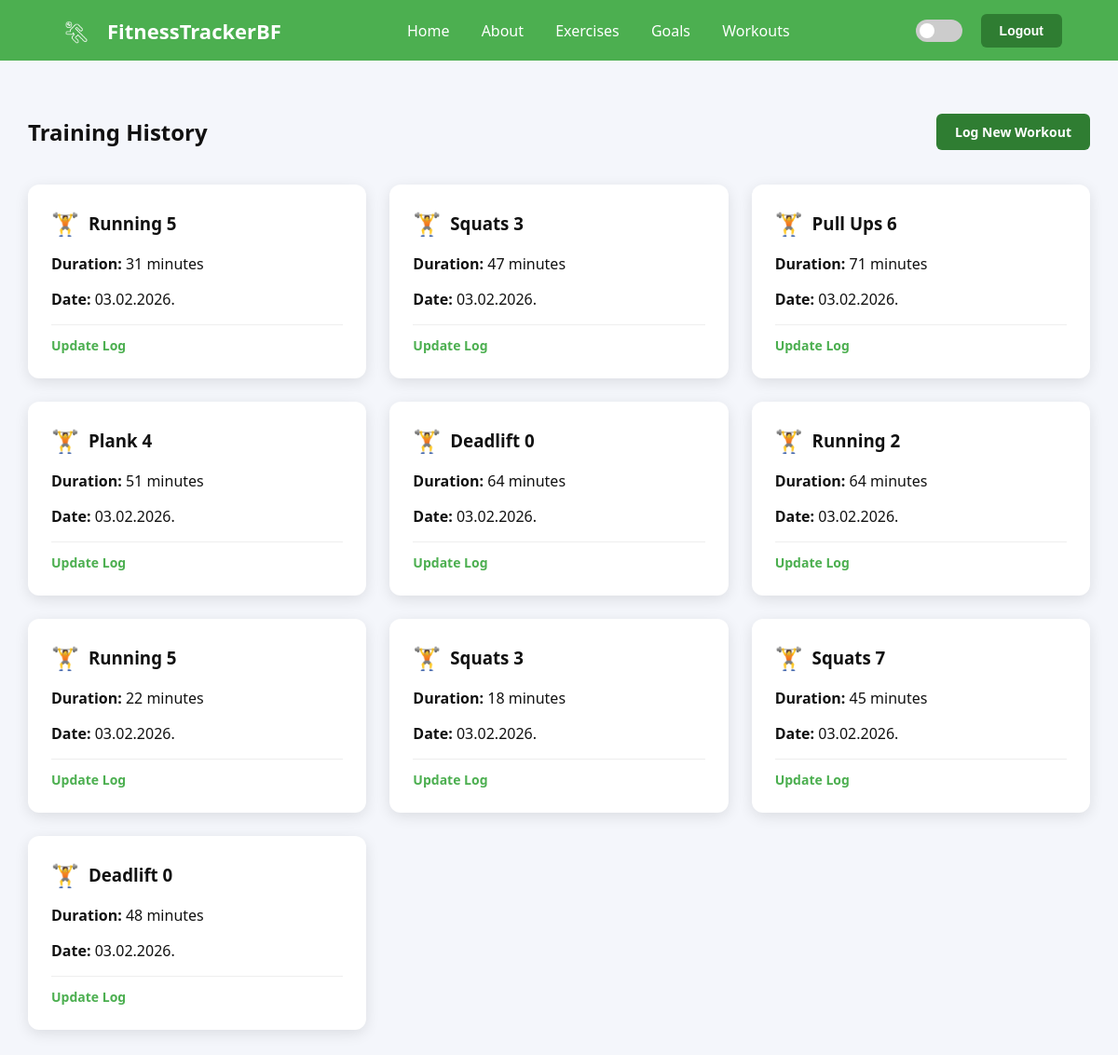
Screenshot of /workouts/ (signed in) with the database file from the repository.
### tracker/models.py (models this page shows, shortened)
class Workout(models.Model):
    user = models.ForeignKey(User, on_delete=models.CASCADE)
    exercise = models.ForeignKey(Exercise, on_delete=models.CASCADE)
    duration_minutes = models.IntegerField()
    date = models.DateField(auto_now_add=True)

class Exercise(models.Model):
    name = models.CharField(max_length=100)
    muscle_group = models.CharField(max_length=100)
    calories_per_minute = models.IntegerField()
    image = models.ImageField(upload_to="exercises/", blank=True)

### tracker/views.py (the view)
# urls.py: path("workouts/", WorkoutList.as_view(), name="workouts"),
class WorkoutList(LoginRequiredMixin, ListView):
    model = Workout
    template_name = "workout_list.html"
    def get_queryset(self):
        return Workout.objects.filter(user=self.request.user)

### tracker/templates/workout_list.html
{% extends 'base.html' %}
{% block content %}
<div style="display: flex; justify-content: space-between; align-items: center;">
    <h2>Training History</h2>
    <a href="{% url 'workout_add' %}" class="btn">Log New Workout</a>
</div>
<div class="card-grid">
    {% for w in object_list %}
    <div class="card">
        <div style="display: flex; align-items: center; gap: 10px; margin-bottom: 10px;">
            <span style="font-size: 24px;">🏋️</span>
            <h3 style="margin: 0;">{{ w.exercise.name }}</h3>
        </div>
        <p><strong>Duration:</strong> {{ w.duration_minutes }} minutes</p>
        <p><strong>Date:</strong> {{ w.date|date:"d.m.Y." }}</p>
        <div style="margin-top: 15px; border-top: 1px solid #eee; padding-top: 10px;">
             <a href="{% url 'workout_edit' w.id %}" style="color: var(--accent); text-decoration: none; font-size: 14px; font-weight: bold;">Update Log</a>
        </div>
    </div>
    {% empty %}
    <p>No workouts logged yet. Time to hit the gym!</p>
    {% endfor %}
</div>
{% endblock %}

### static/style.css (style rules this page uses)
:root { --bg: #f4f6fb; --card: #ffffff; --text: #111; --accent: #4CAF50; --btn-green: #2f7d32; --btn-green-hover: #1b5e20; }
* { box-sizing: border-box; }
body { background: var(--bg); color: var(--text); font-family: 'Segoe UI', Tahoma, Geneva, Verdana, sans-serif; margin: 0; padding: 0; transition: background 0.3s ease, color 0.3s ease; min-height: 100vh; }
.btn, .btn-logout, .btn-primary, .auth-card button[type="submit"], .btn-add { padding: 10px 20px; background: var(--btn-green) !important; color: white !important; border: none; border-radius: 6px; text-decoration: none !important; font-weight: 600; cursor: pointer; font-size: 14px; display: inline-block; transition: background 0.2s; }
.card-grid { display: grid; grid-template-columns: repeat(auto-fill, minmax(300px, 1fr)); gap: 25px; margin-top: 20px; }
.card { background: var(--card); padding: 25px; border-radius: 12px; box-shadow: 0 4px 15px rgba(0,0,0,0.1); transition: transform 0.2s, box-shadow 0.2s; color: var(--text); }

### rows the page displays
Workout: exercise.name "Running 5", duration_minutes "31", date "03.02.2026."
Workout: exercise.name "Squats 3", duration_minutes "47", date "03.02.2026."
Workout: exercise.name "Pull Ups 6", duration_minutes "71", date "03.02.2026."
Workout: exercise.name "Plank 4", duration_minutes "51", date "03.02.2026."
Workout: exercise.name "Deadlift 0", duration_minutes "64", date "03.02.2026."
Workout: exercise.name "Running 2", duration_minutes "64", date "03.02.2026."
Workout: exercise.name "Running 5", duration_minutes "22", date "03.02.2026."
Workout: exercise.name "Squats 3", duration_minutes "18", date "03.02.2026."
Workout: exercise.name "Squats 7", duration_minutes "45", date "03.02.2026."
Workout: exercise.name "Deadlift 0", duration_minutes "48", date "03.02.2026."
